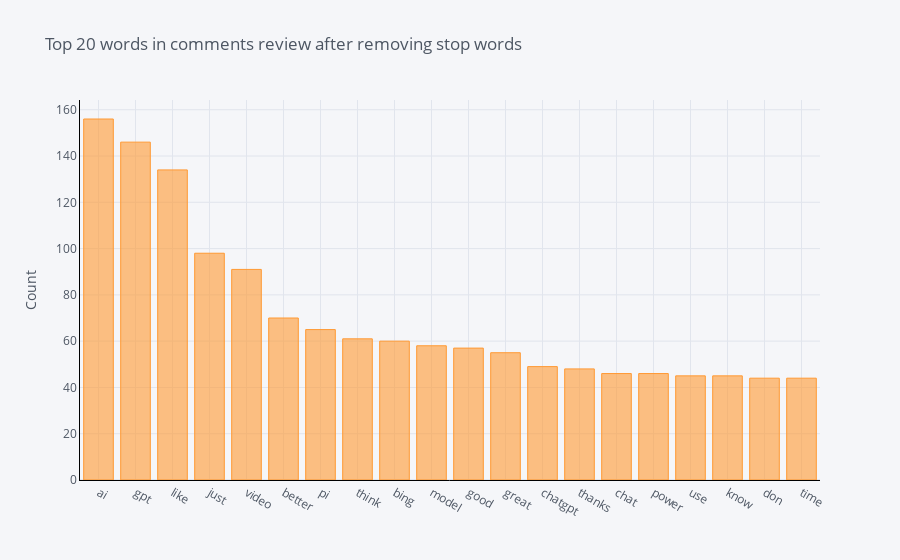
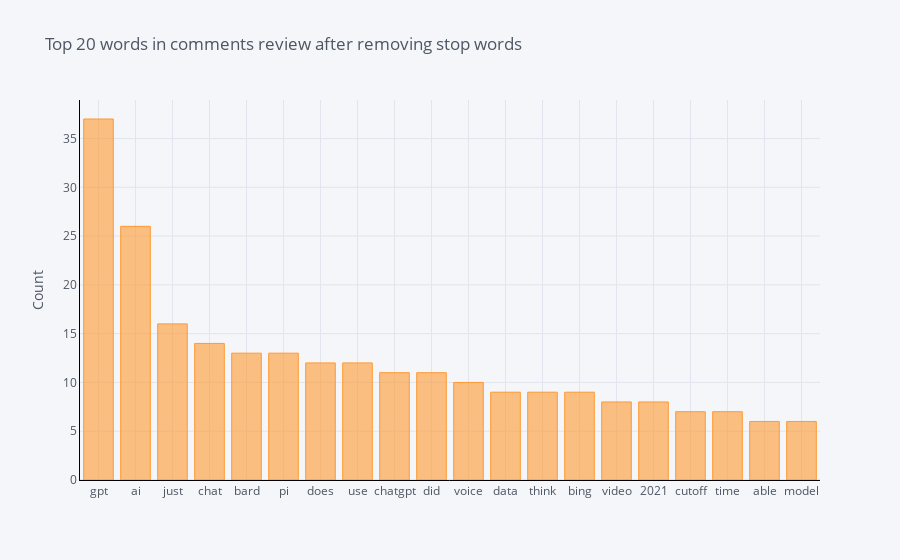
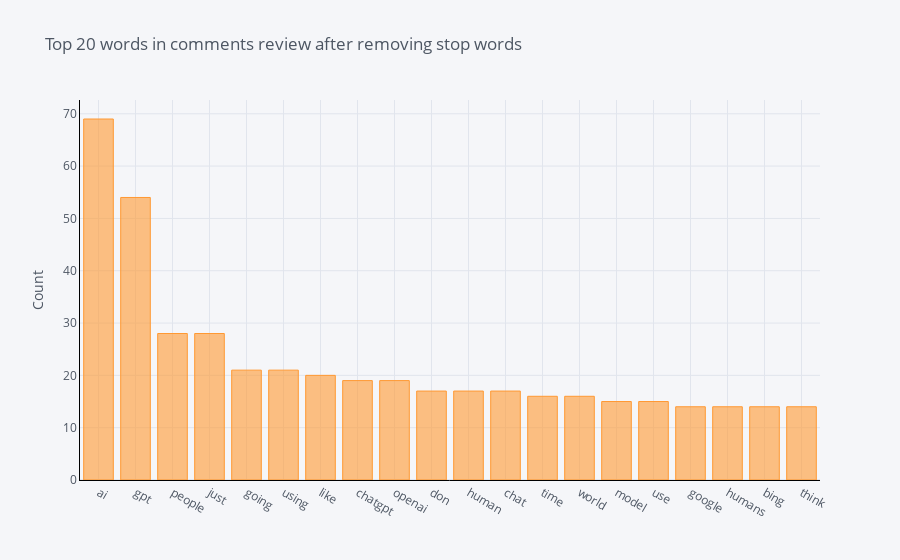

These figures' notebook cell, in order:
### Markdown cell above
# Positive, Neutral and Negative Sentiments at Uni/Bi and Trigram level

### Code cell
# Unigram

def get_top_n_words(corpus, n=None):
        vec = CountVectorizer(stop_words = list(stop_words)).fit(corpus)
        bag_of_words = vec.transform(corpus)
        sum_words = bag_of_words.sum(axis=0) 
        words_freq = [(word, sum_words[0, idx]) for word, idx in vec.vocabulary_.items()]
        words_freq =sorted(words_freq, key = lambda x: x[1], reverse=True)
        return words_freq[:n]

print('Unigrams. From top to bottom: positive, neutral and negative sentiments')    
sent_dfs = [pos_df, neu_df, neg_df]
for i in sent_dfs:
    
    common_words = get_top_n_words(i['text'], 20)
    # for word, freq in common_words:
    #     print(word, freq)
    df2 = pd.DataFrame(common_words, columns = ['CommentsText' , 'count'])
    df2.groupby('CommentsText').sum()['count'].sort_values(ascending=False).iplot(kind='bar', yTitle='Count', linecolor='black', title='Top 20 words in comments review after removing stop words')

### Figure 1 — Plotly figure (JSON) as saved in the notebook; plotly's stock layout.template omitted (floating-point values rounded to 4 significant figures)
{"data": [{"marker": {"color": "rgba(255, 153, 51, 0.6)", "line": {"color": "rgba(255, 153, 51, 1.0)", "width": 1}}, "name": "count", "orientation": "v", "text": "", "type": "bar", "x": ["ai", "gpt", "like", "just", "video", "better", "pi", "think", "bing", "model", "good", "great", "chatgpt", "thanks", "chat", "power", "use", "know", "don", "time"], "y": [156, 146, 134, 98, 91, 70, 65, 61, 60, 58, 57, 55, 49, 48, 46, 46, 45, 45, 44, 44]}], "layout": {"legend": {"bgcolor": "#F5F6F9", "font": {"color": "#4D5663"}}, "paper_bgcolor": "#F5F6F9", "plot_bgcolor": "#F5F6F9", "title": {"font": {"color": "#4D5663"}, "text": "Top 20 words in comments review after removing stop words"}, "xaxis": {"gridcolor": "#E1E5ED", "linecolor": "black", "showgrid": true, "tickfont": {"color": "#4D5663"}, "title": {"font": {"color": "#4D5663"}, "text": ""}, "zerolinecolor": "#E1E5ED"}, "yaxis": {"gridcolor": "#E1E5ED", "linecolor": "black", "showgrid": true, "tickfont": {"color": "#4D5663"}, "title": {"font": {"color": "#4D5663"}, "text": "Count"}, "zerolinecolor": "#E1E5ED"}}}

### Figure 2 — Plotly figure (JSON) as saved in the notebook; plotly's stock layout.template omitted (floating-point values rounded to 4 significant figures)
{"data": [{"marker": {"color": "rgba(255, 153, 51, 0.6)", "line": {"color": "rgba(255, 153, 51, 1.0)", "width": 1}}, "name": "count", "orientation": "v", "text": "", "type": "bar", "x": ["gpt", "ai", "just", "chat", "bard", "pi", "does", "use", "chatgpt", "did", "voice", "data", "think", "bing", "video", "2021", "cutoff", "time", "able", "model"], "y": [37, 26, 16, 14, 13, 13, 12, 12, 11, 11, 10, 9, 9, 9, 8, 8, 7, 7, 6, 6]}], "layout": {"legend": {"bgcolor": "#F5F6F9", "font": {"color": "#4D5663"}}, "paper_bgcolor": "#F5F6F9", "plot_bgcolor": "#F5F6F9", "title": {"font": {"color": "#4D5663"}, "text": "Top 20 words in comments review after removing stop words"}, "xaxis": {"gridcolor": "#E1E5ED", "linecolor": "black", "showgrid": true, "tickfont": {"color": "#4D5663"}, "title": {"font": {"color": "#4D5663"}, "text": ""}, "zerolinecolor": "#E1E5ED"}, "yaxis": {"gridcolor": "#E1E5ED", "linecolor": "black", "showgrid": true, "tickfont": {"color": "#4D5663"}, "title": {"font": {"color": "#4D5663"}, "text": "Count"}, "zerolinecolor": "#E1E5ED"}}}

### Figure 3 — Plotly figure (JSON) as saved in the notebook; plotly's stock layout.template omitted (floating-point values rounded to 4 significant figures)
{"data": [{"marker": {"color": "rgba(255, 153, 51, 0.6)", "line": {"color": "rgba(255, 153, 51, 1.0)", "width": 1}}, "name": "count", "orientation": "v", "text": "", "type": "bar", "x": ["ai", "gpt", "people", "just", "going", "using", "like", "chatgpt", "openai", "don", "human", "chat", "time", "world", "model", "use", "google", "humans", "bing", "think"], "y": [69, 54, 28, 28, 21, 21, 20, 19, 19, 17, 17, 17, 16, 16, 15, 15, 14, 14, 14, 14]}], "layout": {"legend": {"bgcolor": "#F5F6F9", "font": {"color": "#4D5663"}}, "paper_bgcolor": "#F5F6F9", "plot_bgcolor": "#F5F6F9", "title": {"font": {"color": "#4D5663"}, "text": "Top 20 words in comments review after removing stop words"}, "xaxis": {"gridcolor": "#E1E5ED", "linecolor": "black", "showgrid": true, "tickfont": {"color": "#4D5663"}, "title": {"font": {"color": "#4D5663"}, "text": ""}, "zerolinecolor": "#E1E5ED"}, "yaxis": {"gridcolor": "#E1E5ED", "linecolor": "black", "showgrid": true, "tickfont": {"color": "#4D5663"}, "title": {"font": {"color": "#4D5663"}, "text": "Count"}, "zerolinecolor": "#E1E5ED"}}}
